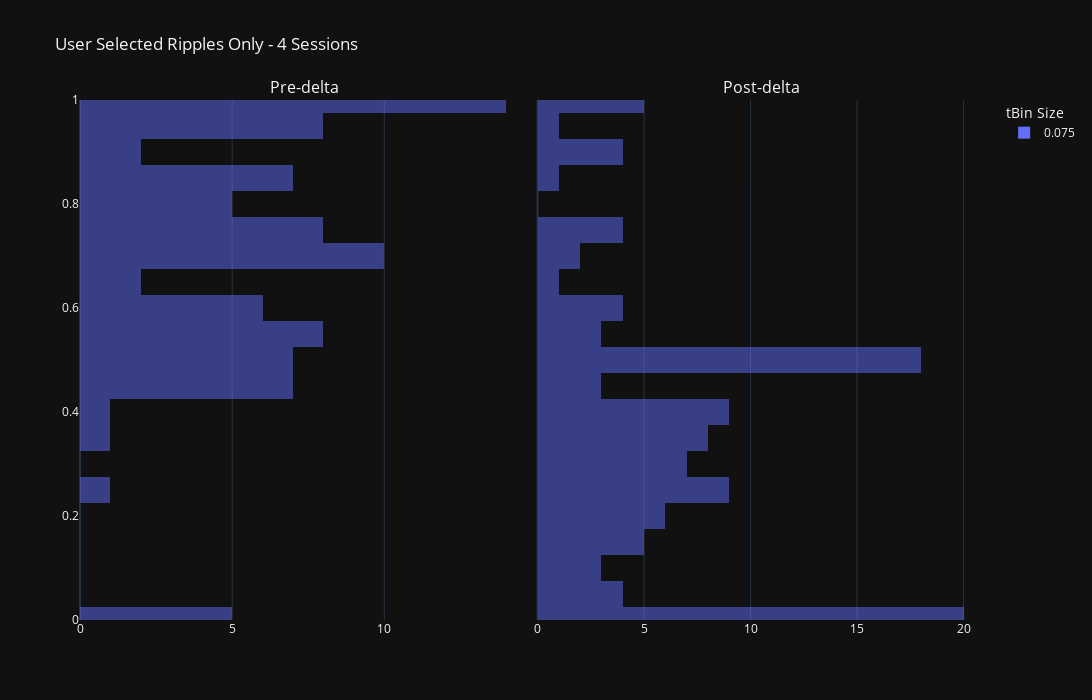

Notebook code cell kept with this figure:
### Code cell
concatenated_ripple_df = deepcopy(all_sessions_user_annotated_ripple_df).infer_objects()
ripple_title_prefix = "User Annotated Sessions Ripples"

concatenated_ripple_df = deepcopy(user_approved_ripple_df).infer_objects()
ripple_title_prefix = "User Selected Ripples Only"

# concatenated_ripple_df = deepcopy(user_rejected_ripple_df).infer_objects()
# ripple_title_prefix = "User Rejected Ripples Only"

# concatenated_ripple_df = deepcopy(df)


# Create a bubble chart for ripples
enabled_time_bin_sizes = None
ripple_num_unique_sessions: int = concatenated_ripple_df.session_name.nunique(dropna=True) # number of unique sessions, ignoring the NA entries
ripple_num_unique_time_bins: int = concatenated_ripple_df.time_bin_size.nunique(dropna=True)
ripple_title_string_suffix: str = f'{ripple_num_unique_sessions} Sessions'
ripple_title: str = f"{ripple_title_prefix} - {ripple_title_string_suffix}"
fig_ripples = _helper_build_figure(data_results_df=concatenated_ripple_df, histogram_bins=25, earliest_delta_aligned_t_start=earliest_delta_aligned_t_start, latest_delta_aligned_t_end=latest_delta_aligned_t_end, enabled_time_bin_sizes=enabled_time_bin_sizes, main_plot_mode='default', title=ripple_title)
fig_ripples.show()

# fig_to_clipboard(fig_ripples)

### Figure 1 — Plotly figure (JSON) as saved in the notebook; plotly's stock layout.template omitted (floating-point values rounded to 4 significant figures)
{"data": [{"alignmentgroup": "True", "bingroup": "y", "hovertemplate": "time_bin_size=0.075<br>count=%{x}<br>P_Long=%{y}<extra></extra>", "legendgroup": "0.075", "marker": {"color": "#636efa", "opacity": 0.5, "pattern": {"shape": ""}}, "name": "0.075", "nbinsy": 25, "offsetgroup": "0.075", "orientation": "h", "showlegend": true, "type": "histogram", "xaxis": "x", "y": [0.8328, 0.5638, 0.9989, 0.7037, 1.0, 0.8996, null, 0.6817, 0.458, 0.8941, 0.4691, 0.6016, 0.9842, 0.5592, 0.5182, 0.6461, 0.4445, 0.7769, 0.8323, 0.9515, 0.9972, 0.7517, 0.5658, 0.6309, 0.7351, 0.8315, 0.4869, 0.5593, 0.515, 0.6088, 0.9916, 0.7735, 0.6206, 0.5631, 0.5001, 0.9388, 0.5797, 0.8673, 0.7805, 0.5553, 0.4455, 0.9616, 0.8536, 0.4195, 0.6859, 0.241, 0.7544, 0.4879, 0.005176, 0.7524, 0.3576, 0.0005643, 0.6818, 0.5618, 0.006072, 0.5774, 0.4286, 0.00815, 0.7137, 0.7383, 0.7112, 0.7111, 0.7923, 0.9937, 0.4745, 0.9931, 0.786, 0.4417, 0.5985, 0.9866, 0.7887, 0.9708, 0.5, 0.9711, 0.9997, 0.9453, 1.0, 0.7167, 0.8607, 0.7035, 1.0, 0.692, 0.5375, 0.9333, 0.8731, 0.769, 0.5199, 0.003129, 0.9861, 1.0, 1.0, 0.974, 0.7706], "yaxis": "y"}, {"alignmentgroup": "True", "bingroup": "y", "hovertemplate": "time_bin_size=0.075<br>count=%{x}<br>P_Long=%{y}<extra></extra>", "legendgroup": "0.075", "marker": {"color": "#636efa", "opacity": 0.5, "pattern": {"shape": ""}}, "name": "0.075", "nbinsy": 25, "offsetgroup": "0.075", "orientation": "h", "showlegend": false, "type": "histogram", "xaxis": "x2", "y": [0.4822, 0.2043, 0.5335, 0.2553, 0.894, 3.788e-08, 0.4875, 0.4997, 0.3655, 0.7319, 0.5157, 0.5143, 0.9992, 0.1487, 0.639, 0.9906, 0.4933, 0.02917, 0.9032, 0.3205, 6.733e-10, 0.5719, 0.9149, 0.5221, 0.4908, 0.2424, 0.1009, 0.4039, 0.1405, 1.24e-13, 0.0008144, 0.6051, 0.5845, 0.4982, 0.135, 0.2491, 0.0756, 0.4424, 0.2902, 0.3303, 0.008275, 0.3489, 0.9909, 0.4239, 0.3957, 0.198, 0.5932, 0.5652, 0.2201, 0.0008065, 0.8542, 0.2184, 0.4947, 0.3083, 0.1515, 0.2676, 2.787e-21, 0.6065, 0.2297, 0.01291, 0.4766, 0.03033, 0.4981, 0.3162, 0.4779, 0.4019, 0.3862, 1.7e-05, 0.1271, 0.6907, 0.3708, 0.4185, 0.4825, 0.4859, 0.2402, 0.49, 0.9754, 0.2853, 0.2519, 0.4152, 0.4368, 0.9918, 4.041e-05, 0.0004778, 0.5, 0.3349, 0.2606, 0.0002639, 0.2753, 0.02114, 0.3052, 0.0473, 0.9528, 1.583e-06, 0.3419, 0.4888, 0.1207, 0.3406, 0.7014, 1.462e-06, 0.7384, 0.75, 0.3793, 0.4608, 0.05375, 0.9056, 6.005e-14, 0.1875, 0.3905, 4.514e-05, 0.2582, 0.7346, 2.084e-07, 1.345e-09, 0.1811, 0.3366, 0.001505], "yaxis": "y2"}], "layout": {"annotations": [{"font": {"size": 16}, "showarrow": false, "text": "Pre-delta", "x": 0.2475, "xanchor": "center", "xref": "paper", "y": 1, "yanchor": "bottom", "yref": "paper"}, {"font": {"size": 16}, "showarrow": false, "text": "Post-delta", "x": 0.7525, "xanchor": "center", "xref": "paper", "y": 1, "yanchor": "bottom", "yref": "paper"}], "barmode": "overlay", "height": 700, "legend": {"title": {"text": "tBin Size"}}, "title": {"text": "User Selected Ripples Only - 4 Sessions"}, "width": 2048, "xaxis": {"anchor": "y", "domain": [0, 0.495]}, "xaxis2": {"anchor": "y2", "domain": [0.505, 1]}, "yaxis": {"anchor": "x", "domain": [0, 1], "range": [0, 1]}, "yaxis2": {"anchor": "x2", "domain": [0, 1], "matches": "y", "range": [0, 1], "showticklabels": false}}}
